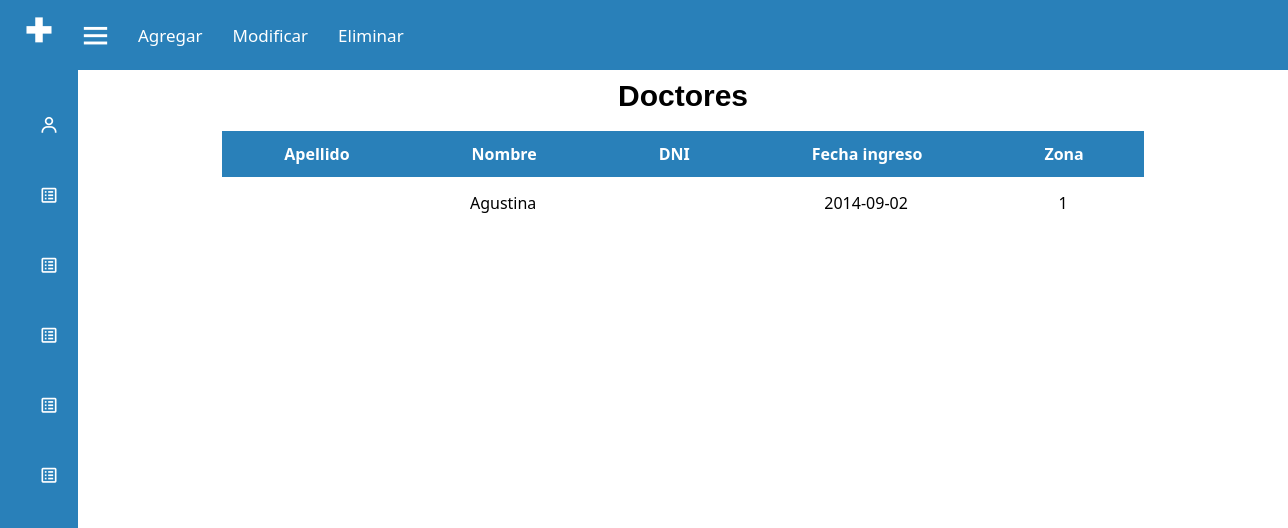
The app's page /doctores.php, older data.
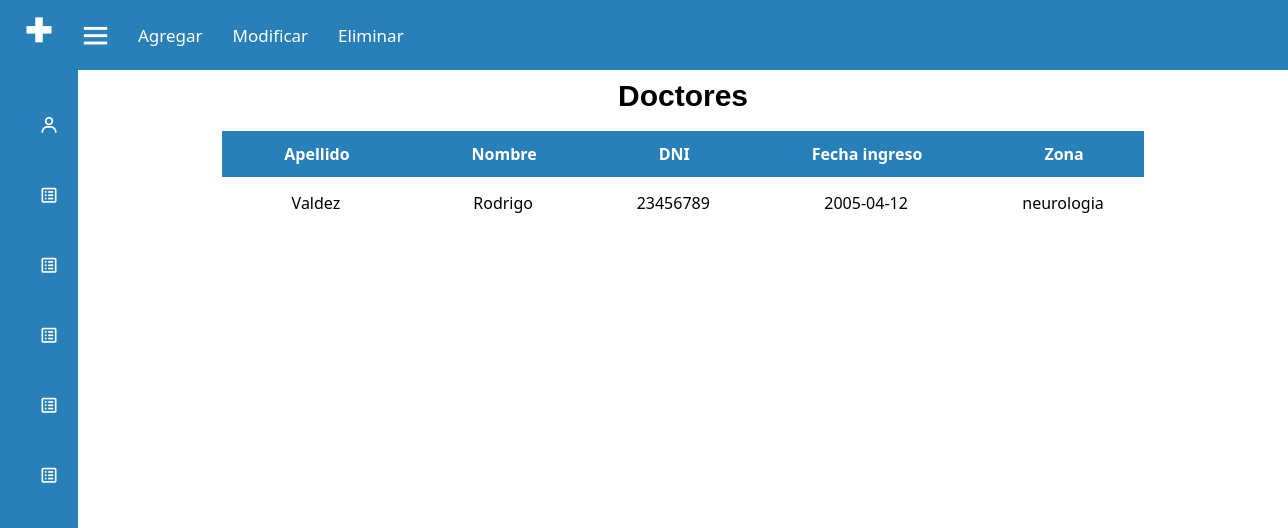
The same page, newer data.
### tables this page shows
CREATE TABLE `doctores` (
  `doctor_id` int(11) NOT NULL,
  `nombre` varchar(100) NOT NULL,
  `apellido` varchar(100) NOT NULL,
  `fecha_ingreso` date NOT NULL,
  `zona_id` int(11) NOT NULL,
  `dni` bigint(8) NOT NULL
);

CREATE TABLE `zonas` (
  `zona_id` int(11) NOT NULL,
  `descripcion` varchar(50) NOT NULL,
  `num_zona` int(11) NOT NULL
);

### doctores.php (the view, shortened to what this page needs)
<?php
require 'conexion.php';
?>
<!DOCTYPE html>
<html lang="en" dir="ltr">
  <head>
    <link rel="stylesheet" href="css/pacientes.css">
    <link rel="stylesheet" href="css/nav-home.css">
    <link href='https://unpkg.com/boxicons@2.0.7/css/boxicons.min.css' rel='stylesheet'>
   </head>
<body>
  <div class="sidebar close">
    <div class="logo-details">
        <i class='bx bx-plus-medical' undefined ></i>
    </div>
    <ul class="nav-links">
      <li>
        <a href="pacientes.php">
            <i class='bx bx-user'></i>
        </a>
      </li>
      <li>
        <div class="iocn-link">
          <a href="doctores.php">
            <i class='bx bx-spreadsheet'></i>
          </a>
        </div>
      </li>
      <li>
        <div class="iocn-link">
            <a href="enfermeros.php">
                <i class='bx bx-spreadsheet'></i>
              </a>
            </div>
      </li>
      <li>
      <li>
        <div class="iocn-link">
          <a href="turnos.php">
            <i class='bx bx-spreadsheet'></i>
          </a>
        </div>
      </li>
      </li>
      <li>
        <div class="iocn-link">
          <a href="internaciones.php">
            <i class='bx bx-spreadsheet'></i>
          </a>
        </div>
      </li>
      <li>
        <div class="iocn-link">
          <a href="zonas.php">
            <i class='bx bx-spreadsheet'></i>
          </a>
        </div>
      </li>
</ul>
  </div>
  <section class="home-section">
    <nav>
        <div class="nav-bar">
          <div class="home-content">
          <i class='bx bx-menu' ></i>
            <div class="menu">
                <ul class="nav-links">
                    <li><a href="altaDoctores.php">Agregar</a></li>
                    <li><a href="buscarD.php">Modificar</a></li>
                    <li><a href="bajaD.php">Eliminar</a></li>
                </ul>
            </div>
            <div class="darkLight-searchBox">
                <div class="dark-light">
                </div>
                <div class="searchBox">
                   <div class="searchToggle">
                   </div>
                </div>
            </div>
        </div>
    </nav>
    <div id="wrapper">
        <h1>Doctores</h1>
        <table id="keywords" cellspacing="0" cellpadding="0">
          <thead>
            <tr>
              <th><span>Apellido</span></th>
              <th><span>Nombre</span></th>
              <th><span>DNI</span></th>
              <th><span>Fecha ingreso</span></th>
              <th><span>Zona</span></th>
            </tr>
          </thead>
          <tbody>
          <?php
$sql = "SELECT doctores.nombre dn,doctores.apellido da,doctores.fecha_ingreso fi,doctores.dni d_dni, zonas.descripcion zd FROM doctores LEFT JOIN zonas ON doctores.zona_id=zonas.zona_id";
$result = $conexion->query($sql);
if ($result->num_rows > 0) {
    while ($row = $result->fetch_assoc()) {
        echo "<tr>";
        echo "<td>" . $row["da"] . "</td>";
        echo "<td>" . $row["dn"] . "</td>";
        echo "<td>" . $row["d_dni"] . "</td>";
        echo "<td>" . $row["fi"] . "</td>";
        echo "<td>" . $row["zd"] . "</td>";
        echo "</tr>";
    }
} else {
    echo "No se encontraron datos en la tabla.";
}
?>
          </tbody>
        </table>
       </div>
  </section>
</body>
</html>

Row changes from the older to the newer data that the page shows:
removed doctores: nombre "Agustina", fecha_ingreso "2014-09-02", zona.descripcion "1"
added doctores: apellido "Valdez", nombre "Rodrigo", dni "23456789", fecha_ingreso "2005-04-12", zona.descripcion "neurologia"
